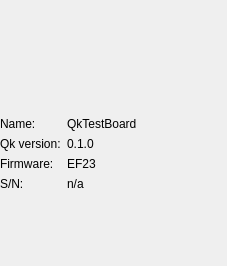
<?xml version="1.0" encoding="UTF-8"?>
<ui version="4.0">
 <class>BoardPanel</class>
 <widget class="QWidget" name="BoardPanel">
  <property name="geometry">
   <rect>
    <x>0</x>
    <y>0</y>
    <width>227</width>
    <height>266</height>
   </rect>
  </property>
  <property name="windowTitle">
   <string>Form</string>
  </property>
  <property name="autoFillBackground">
   <bool>true</bool>
  </property>
  <property name="styleSheet">
   <string notr="true">BoardPanel {
color: #aaa;
background-color: #eee;
border-radius: 20px; border: 1px solid #bbb;
}</string>
  </property>
  <layout class="QVBoxLayout" name="verticalLayout_2">
   <property name="leftMargin">
    <number>0</number>
   </property>
   <property name="topMargin">
    <number>0</number>
   </property>
   <property name="rightMargin">
    <number>0</number>
   </property>
   <property name="bottomMargin">
    <number>0</number>
   </property>
   <item>
    <spacer name="verticalSpacer">
     <property name="orientation">
      <enum>Qt::Vertical</enum>
     </property>
     <property name="sizeHint" stdset="0">
      <size>
       <width>20</width>
       <height>27</height>
      </size>
     </property>
    </spacer>
   </item>
   <item>
    <layout class="QHBoxLayout" name="horizontalLayout">
     <item>
      <spacer name="horizontalSpacer_2">
       <property name="orientation">
        <enum>Qt::Horizontal</enum>
       </property>
       <property name="sizeHint" stdset="0">
        <size>
         <width>40</width>
         <height>20</height>
        </size>
       </property>
      </spacer>
     </item>
     <item>
      <layout class="QVBoxLayout" name="verticalLayout">
       <item>
        <widget class="QLabel" name="pixmap">
         <property name="text">
          <string/>
         </property>
         <property name="pixmap">
          <pixmap resource="../resources/img/img.qrc">:/img/comm_text_color.png</pixmap>
         </property>
        </widget>
       </item>
      </layout>
     </item>
     <item>
      <spacer name="horizontalSpacer">
       <property name="orientation">
        <enum>Qt::Horizontal</enum>
       </property>
       <property name="sizeHint" stdset="0">
        <size>
         <width>40</width>
         <height>20</height>
        </size>
       </property>
      </spacer>
     </item>
    </layout>
   </item>
   <item>
    <spacer name="verticalSpacer_2">
     <property name="orientation">
      <enum>Qt::Vertical</enum>
     </property>
     <property name="sizeType">
      <enum>QSizePolicy::Fixed</enum>
     </property>
     <property name="sizeHint" stdset="0">
      <size>
       <width>20</width>
       <height>16</height>
      </size>
     </property>
    </spacer>
   </item>
   <item>
    <layout class="QFormLayout" name="formLayout">
     <property name="fieldGrowthPolicy">
      <enum>QFormLayout::AllNonFixedFieldsGrow</enum>
     </property>
     <item row="0" column="0">
      <widget class="QLabel" name="label_2">
       <property name="text">
        <string>Name:</string>
       </property>
      </widget>
     </item>
     <item row="0" column="1">
      <widget class="QLabel" name="label_name">
       <property name="text">
        <string>QkTestBoard</string>
       </property>
      </widget>
     </item>
     <item row="1" column="0">
      <widget class="QLabel" name="label_4">
       <property name="text">
        <string>Qk version:</string>
       </property>
      </widget>
     </item>
     <item row="1" column="1">
      <widget class="QLabel" name="label_qkversion">
       <property name="text">
        <string>0.1.0</string>
       </property>
      </widget>
     </item>
     <item row="2" column="0">
      <widget class="QLabel" name="label_3">
       <property name="text">
        <string>Firmware:</string>
       </property>
      </widget>
     </item>
     <item row="2" column="1">
      <widget class="QLabel" name="label_firmware">
       <property name="text">
        <string>EF23</string>
       </property>
      </widget>
     </item>
     <item row="3" column="0">
      <widget class="QLabel" name="label_8">
       <property name="text">
        <string>S/N:</string>
       </property>
      </widget>
     </item>
     <item row="3" column="1">
      <widget class="QLabel" name="label_serialnumber">
       <property name="text">
        <string>n/a</string>
       </property>
      </widget>
     </item>
    </layout>
   </item>
   <item>
    <spacer name="verticalSpacer_3">
     <property name="orientation">
      <enum>Qt::Vertical</enum>
     </property>
     <property name="sizeHint" stdset="0">
      <size>
       <width>20</width>
       <height>28</height>
      </size>
     </property>
    </spacer>
   </item>
  </layout>
 </widget>
 <resources>
  <include location="../resources/img/img.qrc"/>
 </resources>
 <connections/>
</ui>
